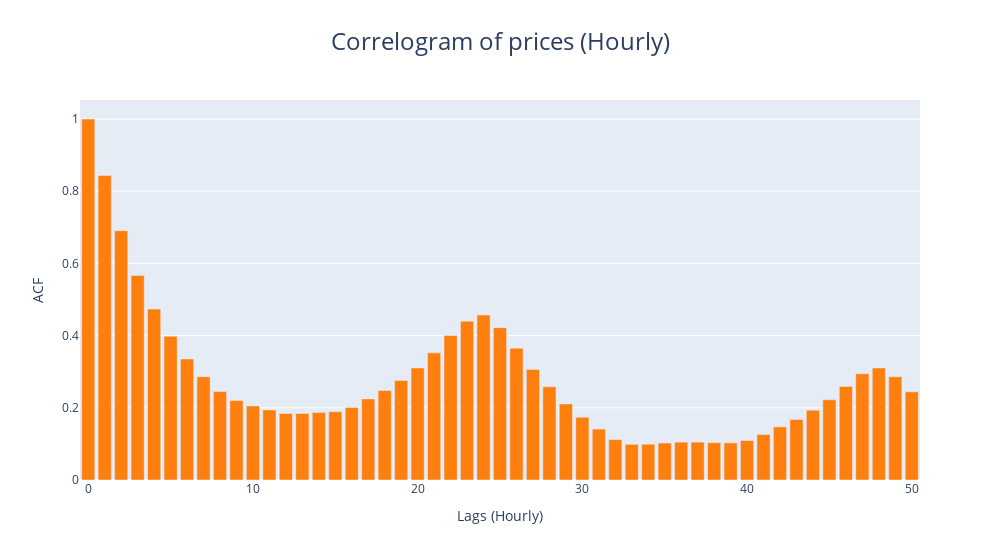

Notebook code cell kept with this figure:
### Markdown cell above
This is an autocorrelation function plot with 50 lags for the pool price. We can clearly see a daily seasonality in this plot (for every 24 hours).
Note : ACF plot depicts the correlation between the price and its lagged values

### Code cell
import plotly.graph_objects as go
from plotly.subplots import make_subplots
import statsmodels.api as sm

# Calculate ACF
acf_values, confint_acf = sm.tsa.stattools.acf(price['price'], nlags=50, alpha=0.05)

# Create subplots
fig = make_subplots(rows=1, cols=1)

# Add ACF subplot
fig.add_trace(
    go.Bar(
        x=list(range(len(acf_values))),
        y=acf_values,
        marker=dict(color='#ff7f0e')
    ),
    row=1, col=1
)

# Update layout
fig.update_layout(
    title={
        'text': 'Correlogram of prices (Hourly)',
        'x': 0.5,  # Center the title
        'xanchor': 'center',  # Center the title,
        'font': dict(size=24)  # Increase the title font size
    },
    xaxis=dict(title='Lags (Hourly)'),
    yaxis1=dict(title='ACF'),
    showlegend=False,
    width=1000  # Decrease the width of the plot
)

# Show the plot
fig.show()

### Figure 1 — Plotly figure (JSON) as saved in the notebook; plotly's stock layout.template omitted (floating-point values rounded to 4 significant figures)
{"data": [{"marker": {"color": "#ff7f0e"}, "type": "bar", "x": [0, 1, 2, 3, 4, 5, 6, 7, 8, 9, 10, 11, 12, 13, 14, 15, 16, 17, 18, 19, 20, 21, 22, 23, 24, 25, 26, 27, 28, 29, 30, 31, 32, 33, 34, 35, 36, 37, 38, 39, 40, 41, 42, 43, 44, 45, 46, 47, 48, 49, 50], "xaxis": "x", "y": [1, 0.8437, 0.6908, 0.5667, 0.4734, 0.3982, 0.3353, 0.2861, 0.2452, 0.2203, 0.2052, 0.194, 0.1842, 0.1844, 0.1873, 0.189, 0.2006, 0.2246, 0.2482, 0.2757, 0.3103, 0.3522, 0.4002, 0.4401, 0.4569, 0.4221, 0.3653, 0.3064, 0.2583, 0.2107, 0.1738, 0.141, 0.1119, 0.09882, 0.09908, 0.1024, 0.105, 0.1049, 0.1034, 0.1028, 0.1094, 0.126, 0.1471, 0.1676, 0.1933, 0.2223, 0.2589, 0.2942, 0.3104, 0.2859, 0.2442], "yaxis": "y"}], "layout": {"showlegend": false, "title": {"font": {"size": 24}, "text": "Correlogram of prices (Hourly)", "x": 0.5, "xanchor": "center"}, "width": 1000, "xaxis": {"anchor": "y", "domain": [0, 1], "title": {"text": "Lags (Hourly)"}}, "yaxis": {"anchor": "x", "domain": [0, 1], "title": {"text": "ACF"}}}}
